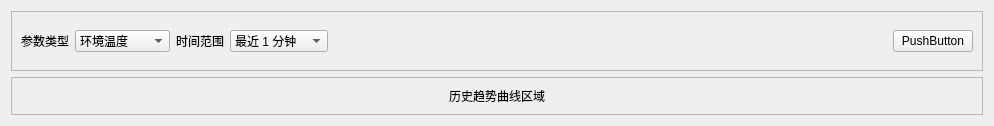
           <widget class="QWidget" name="trendPage">
            <property name="styleSheet">
             <string notr="true">QWidget#trendPage {
    background-color: rgb(242, 245, 247);
}</string>
            </property>
            <layout class="QVBoxLayout" name="verticalLayout_14">
             <item>
              <widget class="QFrame" name="trendControlFrame">
               <property name="minimumSize">
                <size>
                 <width>0</width>
                 <height>60</height>
                </size>
               </property>
               <property name="maximumSize">
                <size>
                 <width>16777215</width>
                 <height>60</height>
                </size>
               </property>
               <property name="frameShape">
                <enum>QFrame::Shape::StyledPanel</enum>
               </property>
               <property name="frameShadow">
                <enum>QFrame::Shadow::Raised</enum>
               </property>
               <layout class="QHBoxLayout" name="horizontalLayout_2">
                <item>
                 <widget class="QLabel" name="parameterTypeLabel">
                  <property name="text">
                   <string>参数类型</string>
                  </property>
                 </widget>
                </item>
                <item>
                 <widget class="QComboBox" name="parameterComboBox">
                  <item>
                   <property name="text">
                    <string>环境温度</string>
                   </property>
                  </item>
                  <item>
                   <property name="text">
                    <string>环境湿度</string>
                   </property>
                  </item>
                  <item>
                   <property name="text">
                    <string>大气压力</string>
                   </property>
                  </item>
                  <item>
                   <property name="text">
                    <string>RS485 温度</string>
                   </property>
                  </item>
                  <item>
                   <property name="text">
                    <string>RS485 湿度</string>
                   </property>
                  </item>
                  <item>
                   <property name="text">
                    <string>土壤湿度</string>
                   </property>
                  </item>
                  <item>
                   <property name="text">
                    <string>降雨量</string>
                   </property>
                  </item>
                 </widget>
                </item>
                <item>
                 <widget class="QLabel" name="timeRangeLabel">
                  <property name="text">
                   <string>时间范围</string>
                  </property>
                 </widget>
                </item>
                <item>
                 <widget class="QComboBox" name="comboBox_2">
                  <item>
                   <property name="text">
                    <string>最近 1 分钟</string>
                   </property>
                  </item>
                  <item>
                   <property name="text">
                    <string>最近 10 分钟</string>
                   </property>
                  </item>
                  <item>
                   <property name="text">
                    <string>最近 1 小时</string>
                   </property>
                  </item>
                  <item>
                   <property name="text">
                    <string>最近 24 小时</string>
                   </property>
                  </item>
                 </widget>
                </item>
                <item>
                 <spacer name="horizontalSpacer">
                  <property name="orientation">
                   <enum>Qt::Orientation::Horizontal</enum>
                  </property>
                  <property name="sizeHint" stdset="0">
                   <size>
                    <width>559</width>
                    <height>20</height>
                   </size>
                  </property>
                 </spacer>
                </item>
                <item>
                 <widget class="QPushButton" name="trendRefreshButton">
                  <property name="text">
                   <string>PushButton</string>
                  </property>
                 </widget>
                </item>
               </layout>
              </widget>
             </item>
             <item>
              <widget class="QFrame" name="trendChartFrame">
               <property name="frameShape">
                <enum>QFrame::Shape::StyledPanel</enum>
               </property>
               <property name="frameShadow">
                <enum>QFrame::Shadow::Raised</enum>
               </property>
               <layout class="QVBoxLayout" name="verticalLayout_15">
                <item>
                 <widget class="QLabel" name="trendChartPlaceholderLabel">
                  <property name="sizePolicy">
                   <sizepolicy hsizetype="Expanding" vsizetype="Expanding">
                    <horstretch>0</horstretch>
                    <verstretch>0</verstretch>
                   </sizepolicy>
                  </property>
                  <property name="text">
                   <string>历史趋势曲线区域</string>
                  </property>
                  <property name="alignment">
                   <set>Qt::AlignmentFlag::AlignCenter</set>
                  </property>
                 </widget>
                </item>
               </layout>
              </widget>
             </item>
            </layout>
           </widget>
